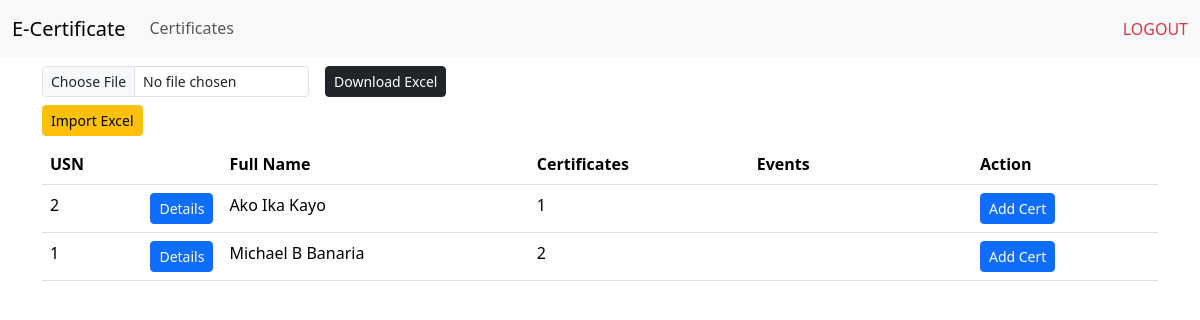
The app's page /admin/home (signed in), older data.
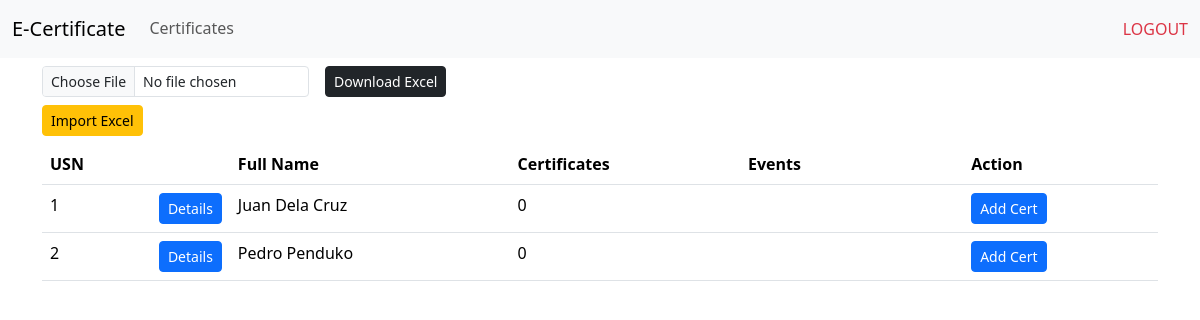
The same page, newer data.
### tables this page shows
CREATE TABLE `participant` (
  `id` int(11) NOT NULL,
  `participant_id` int(11) DEFAULT NULL,
  `password` varchar(255) DEFAULT NULL,
  `fullname` varchar(255) NOT NULL DEFAULT '0'
);

### admin/home.php (the view, shortened to what this page needs)
<?php include 'includes/session.php'; ?>
<?php include 'includes/header.php'; ?>
<body>
    <?php require_once __DIR__ . '/includes/nav.php'; ?>
    <main>
        <div class="container-md">
            <div class="row g-3 py-2">
                <div class="col-sm-3">
                    <form action="import.php" enctype="multipart/form-data" method="post">
                        <input type="file" class="form-control form-control-sm" name="importStudents" required></input>
                        <button type="submit" class="btn btn-warning btn-sm mt-2" name="save_import">Import Excel</button>
                    </form>
                </div>
                <div class="col-sm-3">
                    <a href="export.php" class="btn btn-dark btn-sm">Download Excel</a>
                </div>
            </div>
            <div class="row">
                <div class="col-sm-12">
                    <div class="table-responsive">
                        <table id="student" class="table hover" style="width:100%" hx-trigger="load">
                            <thead>
                                <tr>
                                    <th class="text-start">USN</th>
                                    <th class="text-start">Full Name</th>
                                    <th class="text-start">Certificates</th>
                                    <th width="20%">Events</th>
                                    <th>Action</th>
                                </tr>
                            </thead>
                            <tbody>
                                <?php
                                $stmt = $conn->prepare("SELECT * FROM participant ORDER BY fullname ASC");
                                $stmt->execute();
                                $result = $stmt->get_result();
                                while ($row = $result->fetch_assoc()) {
                                    ?>
                                    <tr>
                                        <td class="text-start">
                                            <div class="d-flex justify-content-between">
                                                <?php echo $row["participant_id"]; ?>
                                                <button type="button" class="btn btn-primary btn-sm"
                                                    data-bs-toggle="collapse" data-bs-target="#<?php echo $row["id"]; ?>"
                                                    aria-expanded="false" aria-controls="<?php echo $row["id"]; ?>">
                                                    Details
                                                </button>
                                            </div>
                                        </td>
                                        <td class="text-start text-capitalize"><?php echo $row["fullname"]; ?></td>
                                        <td class="text-start">
                                            <?php
                                            $stmt2 = $conn->prepare("SELECT COUNT(*) as count FROM acquired_cert WHERE participant_id = ?");
                                            $stmt2->bind_param("i", $row["id"]);
                                            $stmt2->execute();
                                            $result2 = $stmt2->get_result();
                                            $row2    = $result2->fetch_assoc();
                                            echo $row2["count"];
                                            ?>
                                        </td>
                                        <td>
                                        </td>
                                        <td>
                                            <button type="button" class="btn btn-primary btn-sm" data-bs-toggle="modal"
                                                data-bs-target="#modal-<?php echo $row["id"]; ?>">Add Cert</button>
                                        </td>
                                    </tr>
                                    <?php
                                }
                                ?>
                            </tbody>
                        </table>
                    </div>
                </div>
            </div>
        </div>
    </main>
</body>
</html>

### admin/includes/header.php (shortened to what this page needs)
<!DOCTYPE html>
<html lang="en">
<head>
    <link href="https://cdn.jsdelivr.net/npm/bootstrap@5.3.3/dist/css/bootstrap.min.css" rel="stylesheet"
>
    <link rel="stylesheet" href="https://cdn.datatables.net/2.1.5/css/dataTables.dataTables.css" />
        <link rel="stylesheet" href="https://cdn.jsdelivr.net/npm/bootstrap-icons@1.13.1/font/bootstrap-icons.min.css">
</head>

### admin/includes/nav.php (shortened to what this page needs)
<nav class="navbar navbar-expand-lg bg-body-tertiary">
    <div class="container-fluid">
        <a class="navbar-brand" href="home" hx-boost="true">E-Certificate</a>
        <div class="collapse navbar-collapse" id="navbarText">
            <ul class="navbar-nav nav-underline me-auto mb-2 mb-lg-0">
                <li class="nav-item">
                    <a class="nav-link <?= (basename($_SERVER['REQUEST_URI']) == 'certificate') ? 'active' : '' ?>"
                        aria-current="page" href="certificate" hx-boost="true">Certificates</a>
                </li>
            </ul>
            <a href="logout" hx-boost="true" class="navbar-text text-uppercase text-decoration-none text-danger">
                Logout
            </a>
        </div>
    </div>
</nav>

Row changes from the older to the newer data that the page shows:
changed participant: fullname "Michael B Banaria" → "Juan Dela Cruz"; count "2" → "0"; moves up the list
changed participant: fullname "Ako Ika Kayo" → "Pedro Penduko"; count "1" → "0"
